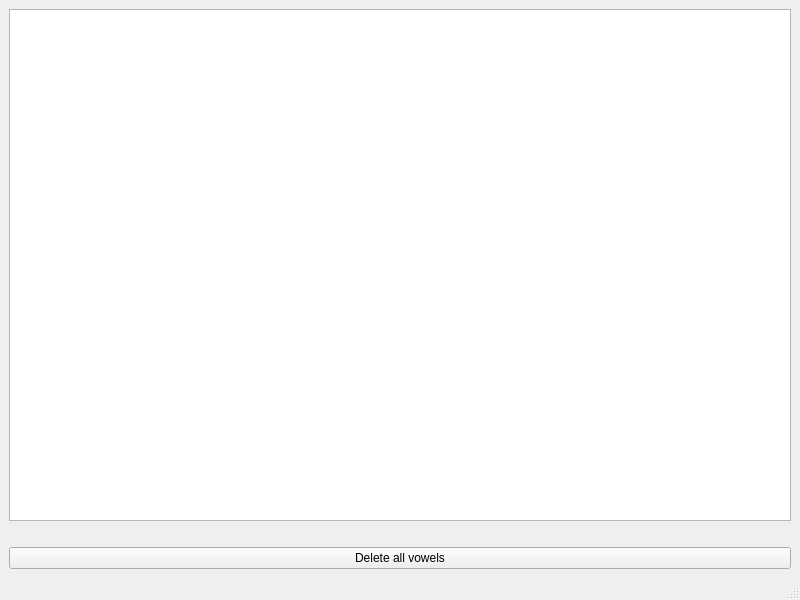
<?xml version="1.0" encoding="UTF-8"?>
<ui version="4.0">
 <class>MainWindow</class>
 <widget class="QMainWindow" name="MainWindow">
  <property name="geometry">
   <rect>
    <x>0</x>
    <y>0</y>
    <width>800</width>
    <height>600</height>
   </rect>
  </property>
  <property name="windowTitle">
   <string>MainWindow</string>
  </property>
  <widget class="QWidget" name="centralwidget">
   <layout class="QVBoxLayout" name="verticalLayout_2">
    <item>
     <layout class="QVBoxLayout" name="verticalLayout">
      <item>
       <widget class="QPlainTextEdit" name="plainTextEdit"/>
      </item>
      <item>
       <spacer name="horizontalSpacer">
        <property name="orientation">
         <enum>Qt::Horizontal</enum>
        </property>
        <property name="sizeHint" stdset="0">
         <size>
          <width>40</width>
          <height>20</height>
         </size>
        </property>
       </spacer>
      </item>
      <item>
       <widget class="QPushButton" name="pushButton">
        <property name="text">
         <string>Delete all vowels</string>
        </property>
       </widget>
      </item>
     </layout>
    </item>
   </layout>
  </widget>
  <widget class="QStatusBar" name="statusbar"/>
 </widget>
 <resources/>
 <connections/>
</ui>
